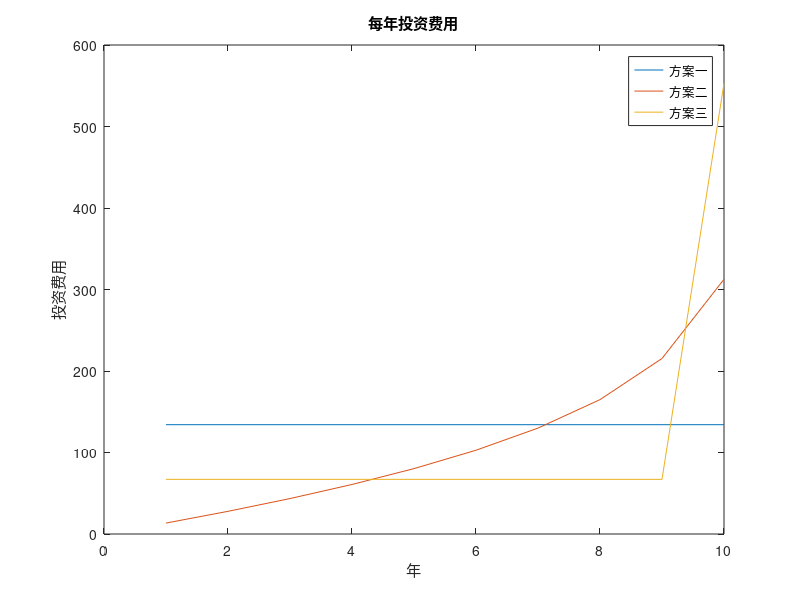
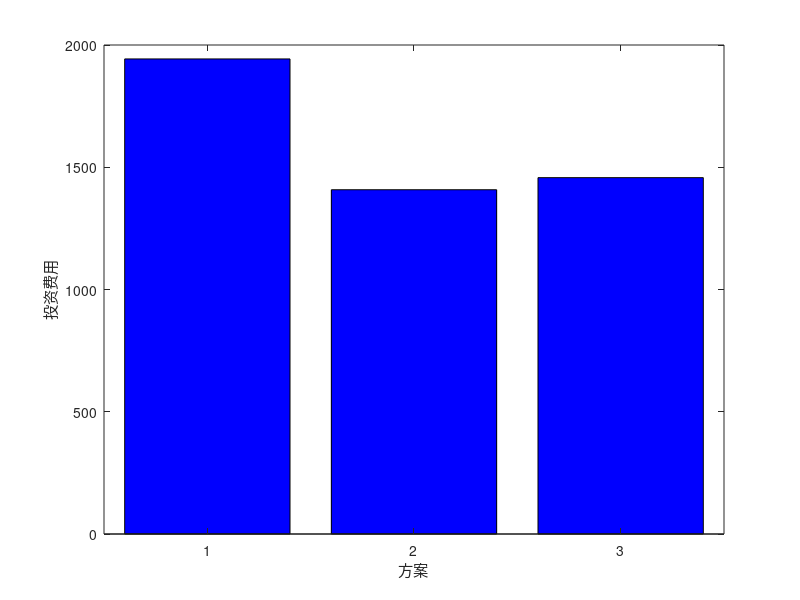

The MATLAB script that drew these images, in order:
function [F]=problem1() 
clc;clear
T =10;
r = 0.08;
investcost = 90;                          %90 * 10^6美元
%% 第一种方法
A1 = zeros(1,10);
F1 = myf(r,T,10*investcost);       %第10年的等年值
A1(1,:) = investym(r,T,F1);                %年金T取10
plot(A1);

hold on
%% 第二种方法
F2 = 0;
f = zeros(1,T);
a = zeros(1,T);
mats = zeros(T,T);

for i = T:-1:1
    f(T-i+1) = myf(r,i,investcost);
    a(T-i+1) = investym(r,i,f(T-i+1));
    F2 =F2 + f(T-i+1);
end

for i =1:T
    mats(i,:) = a(i);
end
for i =1 :T
    for j = 1:T 
        if i>j
            mats(i,j) =0;
        end
    end
end
A2 = sum(mats);
plot(A2)

%% 第三种方法
first_invest = myf(r,T,5*investcost);
last_invest = myf(r,1,5*investcost);
a_f = investym(r,T,first_invest);
a_l = investym(r,1,last_invest);
A3 = zeros(2,10);
A3(1,:) = a_f;
A3(2,10) = a_l; 
A3 = sum(A3);
F3 =first_invest + last_invest;
plot(A3);
legend('方案一','方案二','方案三')
title('每年投资费用')
xlabel('年')
ylabel('投资费用')
hold off
F = [F1 F2 F3];
figure
bar(F,'b')
xlabel('方案')
ylabel('投资费用')
end

function f = myf(r,t,p)
f = p*(1+r)^t;
end

function a = investym(r,t,f)
a = f*r/((1+r)^t - 1);
end
